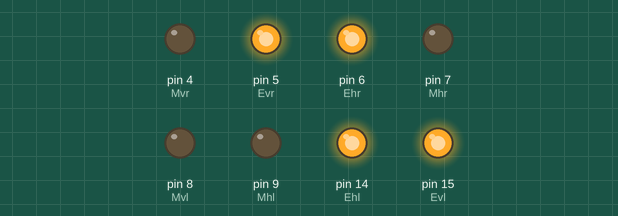
Bench run of a sketch on a simulated Arduino Uno, built with avr-gcc and run on an emulated ATmega328P. Shown: output pins drawn as LEDs (lit = HIGH). At 3.0 s the program stops and its outputs stay as they are.

Above: at 0.1 s.
At 3.1 s:
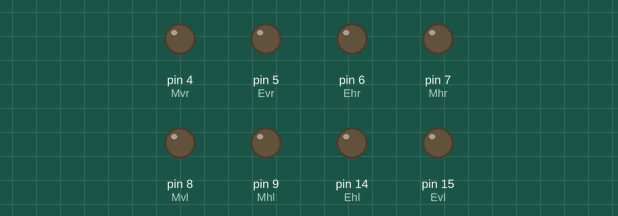
Timing chart, 0 to 4.5 s (numbered marks = the images above):
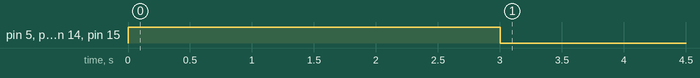

Measured:
- by itself, pin 5 (Evr), pin 6 (Ehr), pin 14 (Ehl), pin 15 (Evl): LOW → HIGH at 0.00 s, → LOW 3.0 s later

The sketch:

Motor_Test.ino
```cpp
// # Editor     : Lauren from DFRobot
// # Date       : 17.02.2012

// # Product name: L298N motor driver module DF-MD v1.3
// # Product SKU : DRI0002
// # Version     : 1.0

// # Description:
// # The sketch for using the motor driver L298N
// # Run with the PWM mode

// # Connection:
// #        M1 pin  -> Digital pin 4
// #        E1 pin  -> Digital pin 5
// #        M2 pin  -> Digital pin 7
// #        E2 pin  -> Digital pin 6
// #        Motor Power Supply -> Centor blue screw connector(5.08mm 3p connector)
// #        Motor A  ->  Screw terminal close to E1 driver pin
// #        Motor B  ->  Screw terminal close to E2 driver pin
// #
// # Note: You should connect the GND pin from the DF-MD v1.3 to your MCU controller. They should share the GND pins.
// #

int Ehr = 6;
int Mhr = 7;

int Evr = 5;
int Mvr = 4;

int Ehl = 14;
int Mhl = 9;

int Evl = 15;
int Mvl = 8;

void setup()
{
    pinMode(Mhr, OUTPUT);
    pinMode(Mvl, OUTPUT);
    pinMode(Mhl, OUTPUT);
    pinMode(Mvr, OUTPUT);
}

void loop()
{
  int value;
  //for(value = 0 ; value <= 255; value+=5)
  {
    digitalWrite(Mhr,LOW);
    digitalWrite(Mvl,LOW);
    digitalWrite(Mvr,LOW);
    digitalWrite(Mhl,LOW);
    analogWrite(Ehr, 255);   //PWM Speed Control
    analogWrite(Evl, 255);   //PWM Speed Control
    analogWrite(Evr, 255);   //PWM Speed Control
    analogWrite(Ehl, 255);   //PWM Speed Control

    delay(3000);

    analogWrite(Ehr, 0);   //PWM Speed Control
    analogWrite(Evl, 0);   //PWM Speed Control
    analogWrite(Evr, 0);   //PWM Speed Control
    analogWrite(Ehl, 0);   //PWM Speed Control
    while(1)
    {

    }
  }
}
```
